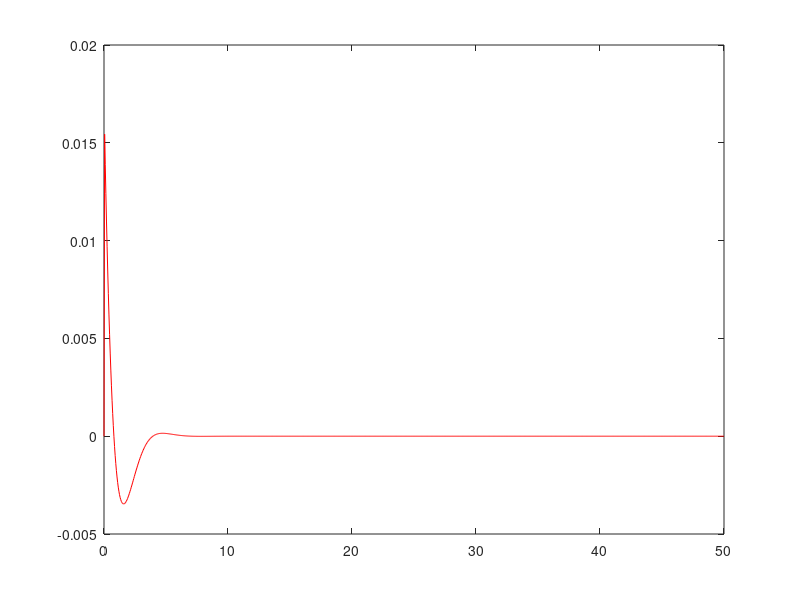

Source code (MATLAB):
function work4_1
M=0.5;
D=1;
K=1;
a=[0 1;-K/M -D/M];
b=[0;1/M];
c=[1 0];
d=[0];
s1=ss(a,b,c,d);

delta=0.05;
t=[0:delta:50];
u=[1/delta zeros(1,length(t)-1)];
u2=[zeros(1,length(t))];
y=lsim(s1,u,t);
y2=lsim(s1,u2,t,[0;1]);
y3=y2-y;
y3
%plot(t,y,'b');hold on;
%plot(t,y2,'g');hold on;
plot(t,y3,'r');hold on;
%plot(t,u,'r--');

hold off